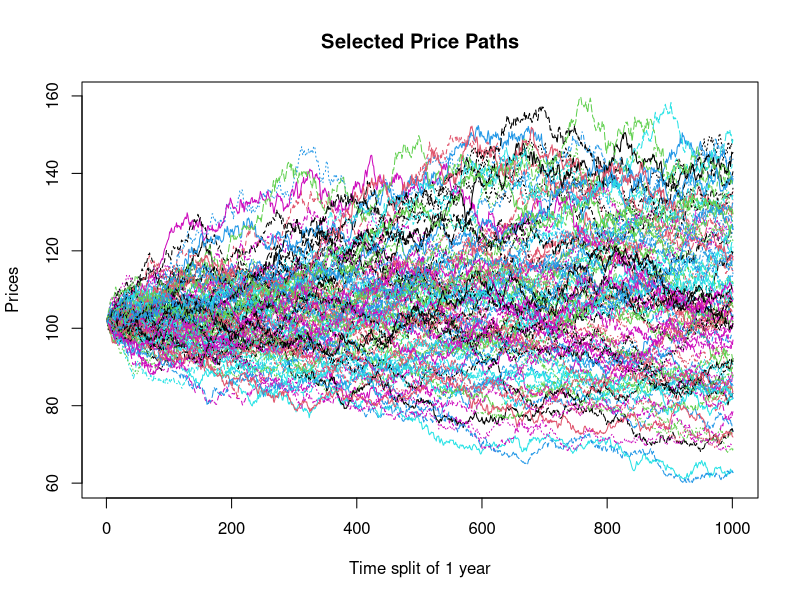
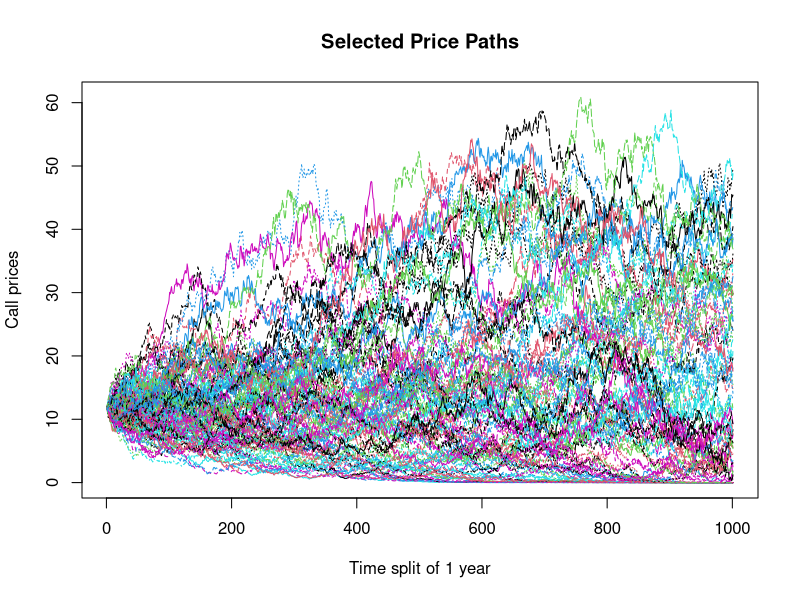
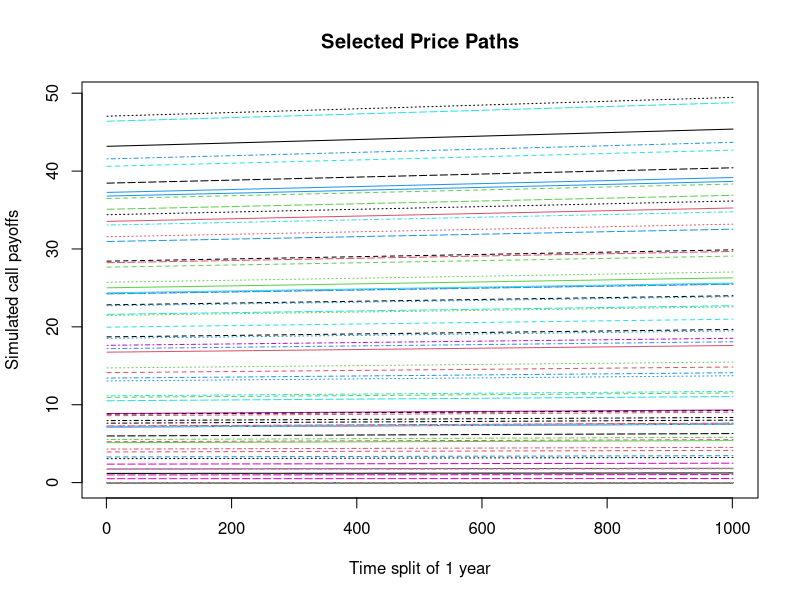
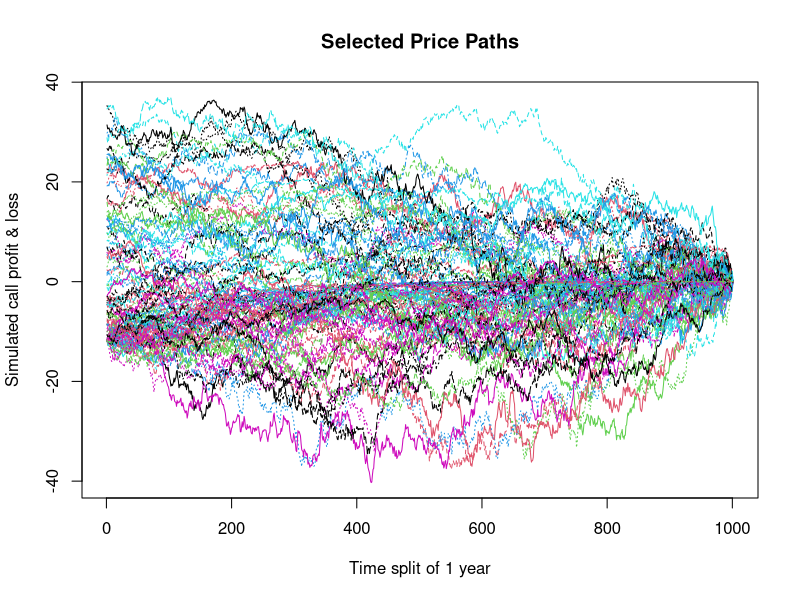
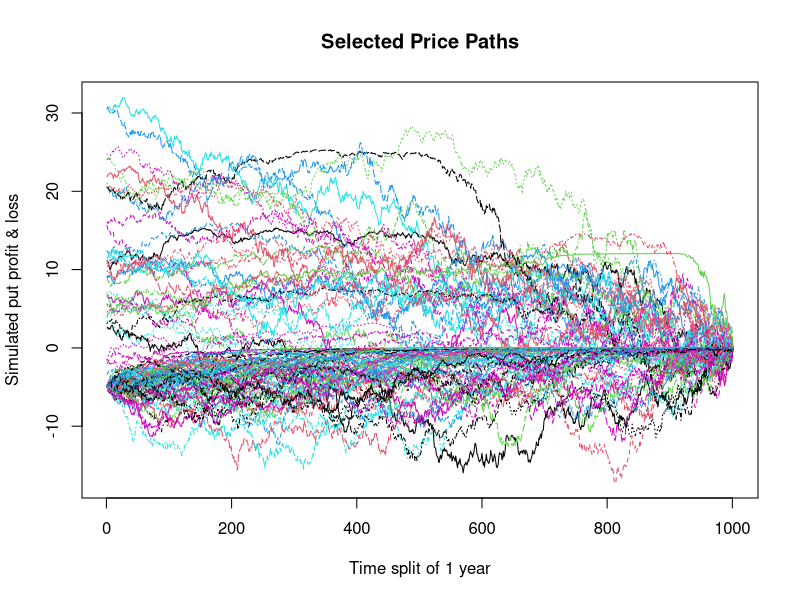

These figures' R source, in order:
library("dplyr") 

asset.paths <- function(s0, mu, sigma, nsims, periods) 
{
  nsteps = length(periods)
  dt = c(periods[1], diff(periods))
  drift = mu - 0.5 * sigma^2
  temp = matrix(exp(drift * dt + sigma * sqrt(dt) * rnorm(nsteps * nsims)), nc=nsims)
  for(i in 2:nsteps) temp[i,] = temp[i,] * temp[(i-1),]
  s0 * temp
} 


S =102
K = 100
mu = 0.02
r = 0.05
sigma = 0.2
N = 100
T = 1000
# Single Asset for 10 years
p = (0:T)/T
prices = asset.paths(S, mu, sigma, N, p)

# plot
matplot(prices, type='l', xlab='Time split of 1 year', ylab='Prices',
        main='Selected Price Paths')

call = array(numeric(), c(T+1, N)) 
put = array(numeric(), c(T+1, N)) 

t = (0:T)/T
tt = 1 - t
ttt = tt
for(i in 2:N){
  ttt = ttt = cbind(ttt, tt)
}
  
S = prices

ST = S[T+1,]
for(i in 1:T){
  ST = rbind(ST, S[T+1,])
}


# european call
d1 <- (log(S/K) + (r + sigma^2/2) * ttt)/(sigma * sqrt(ttt))
d2 <- d1 - sigma * sqrt(ttt)
phid1 <- pnorm(d1)
call_price <- S * phid1 - K * exp(-r * ttt) * pnorm(d2)
simulated_call_payoffs <- exp(-r*ttt)*pmax(ST-K,0)
pl_call <- simulated_call_payoffs - call_price


matplot(call_price, type='l', xlab='Time split of 1 year', ylab='Call prices',
        main='Selected Price Paths')

matplot(simulated_call_payoffs, type='l', xlab='Time split of 1 year', ylab='Simulated call payoffs',
        main='Selected Price Paths')

matplot(pl_call, type='l', xlab='Time split of 1 year', ylab='Simulated call profit & loss',
        main='Selected Price Paths')


# european put
d11 <- (log(S/K) + (r + sigma^2/2) * ttt)/(sigma * sqrt(ttt))
d22 <- d1 - sigma * sqrt(ttt)
phimd11 <- pnorm(-d11)
put_price <- -S * phimd11 + K * exp(-r * ttt) * pnorm(-d22)
simulated_put_payoffs <- exp(-r*ttt)*pmax(K-ST,0)
pl_put <- simulated_put_payoffs - put_price

matplot(pl_put, type='l', xlab='Time split of 1 year', ylab='Simulated put profit & loss',
        main='Selected Price Paths')

